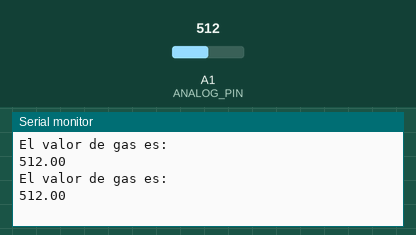
Recording of a sketch running on a simulated Arduino Uno, built with avr-gcc and run on an emulated ATmega328P. Parts: the last lines printed to the serial monitor. The test bench sets the inputs (shaded band); at power-on: A1 (ANALOG_PIN) = 512.

Above: at 1.8 s.
1.9 s: A1 (ANALOG_PIN) set to 716
At 2.8 s:
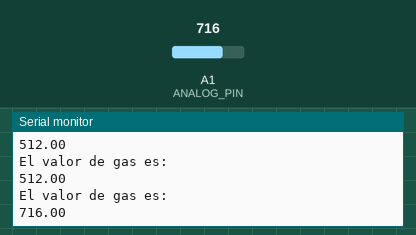
3.4 s: A1 (ANALOG_PIN) set to 900
At 4.5 s:
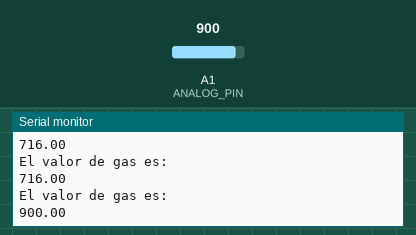
Timing chart, 0 to 6.4 s (numbered marks = the images above; inputs shaded):
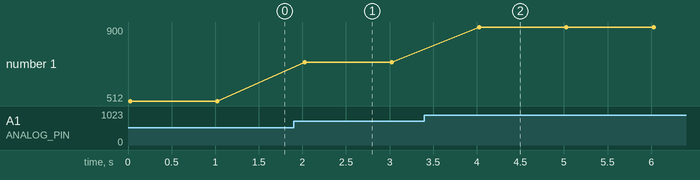

Measured:
- after the input at 1.9 s, the serial monitor: prints a new line after 0.12 s (image 1)
- after the input at 3.4 s, the serial monitor: prints a new line after 0.63 s (image 2)
- plotted number 1: 512 → 716 after the input at 1.9 s, 716 → 900 after the input at 3.4 s

The sketch:

12-SensorGasMQ.ino
```cpp
//Sensor de gas metano, lectura de valor analogico, sirve para cualquiera de la linea MQ, en este caso es el MQ-7 que es el encargado para fugas de gas tipo cocina, mide monoxido de carbono y CO2.

#define ANALOG_PIN A1
float valorGas;


void setup (){
  Serial.begin (9600);
}

void loop (){
  valorGas= analogRead(ANALOG_PIN);//Obtener datos del gas
  Serial.println ("El valor de gas es: ");
  Serial.println(valorGas);
  delay(1000);
}
```
